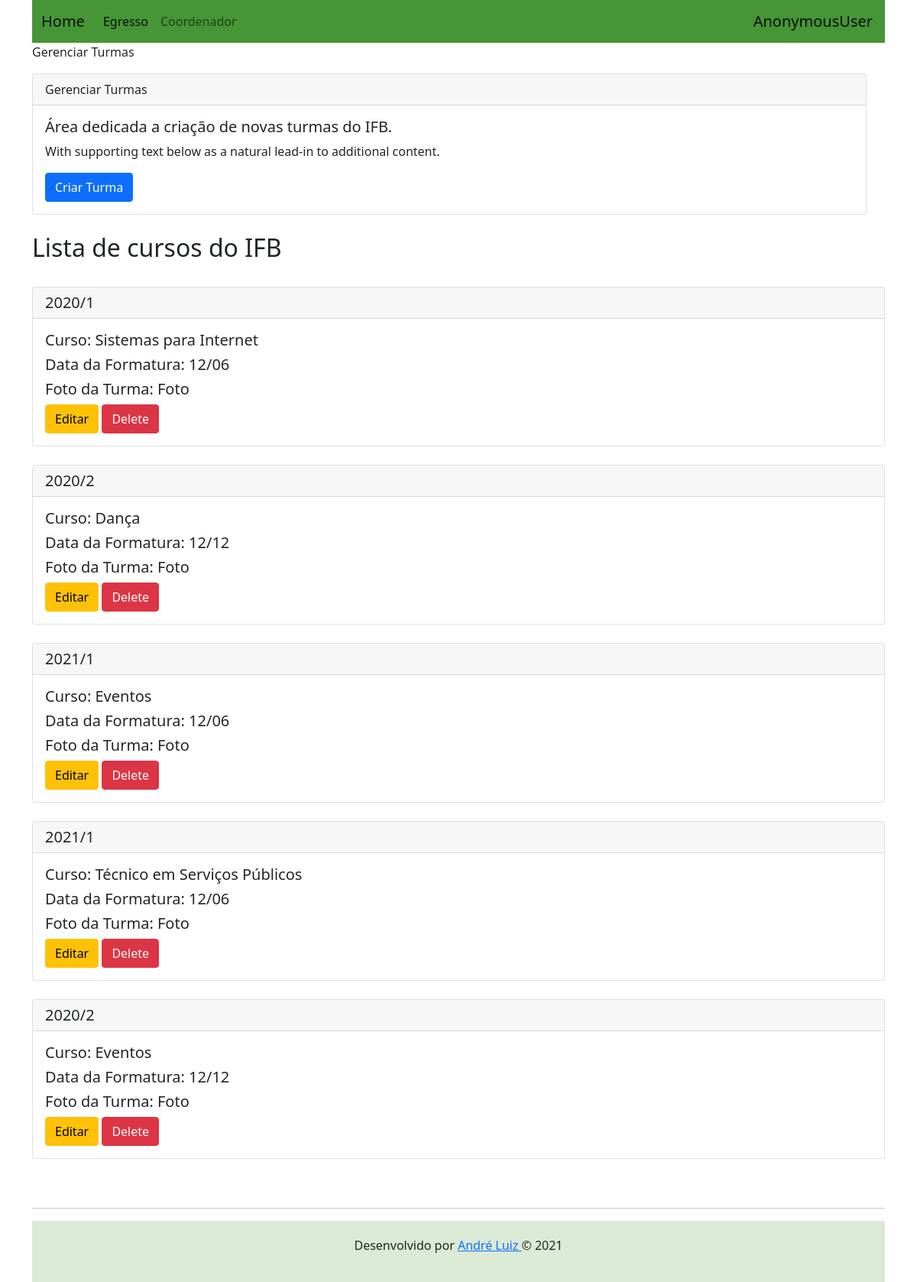
/gerenciarturma/, run on the app's committed database.
### perfis/models.py (models this page shows, shortened)
class Turma(models.Model):
    periodo = models.CharField(max_length=255, null=False)
    data_formatura = models.CharField(max_length=255, null=False)
    foto = models.CharField(max_length=255, null=False)
    curso = models.ForeignKey(Curso, on_delete=models.CASCADE)
    alunos = models.ManyToManyField(Alunos, related_name='turmaa')

class Curso(models.Model):
    NIVEL_CHOICES = (
        ('Superior', 'Superior (Bacharelado / Licenciatura)'),
        ('Superior', 'Superior (Tecnologia)'),
        ('Tecnico', 'Técnico (Integrado)'),
        ('Tecnico', 'Técnico(Subsequente)'),
    )
    nome = models.CharField(max_length=255, null=False)
    nivel = models.CharField(max_length=255, choices=NIVEL_CHOICES, null=False)
    campus = models.CharField(max_length=255, null=False)
    def __str__(self):
        return self.nome

### usuarios/views.py (the view)
# urls.py: path('gerenciarturma/', GerenciarTurmaView.as_view(), name='gerenciarturma'),
class GerenciarTurmaView(ListView):
    models = Turma
    template_name = 'gerenciar_turma.html'
    queryset = Turma.objects.all()
    context_object_name = 'listarturmas'

### usuarios/templates/gerenciar_turma.html
{% extends "base.html" %}
{% block body %}
<p>Gerenciar Turmas</p>
<div class="row">
    <div class="col-lg-12">
        <div class="card">
            <div class="card-header">
                Gerenciar Turmas
            </div>
            <div class="card-body">
              <h5 class="card-title">Área dedicada a criação de novas turmas do IFB.</h5>
              <p class="card-text">With supporting text below as a natural lead-in to additional content.</p>
              <a href="/criarturma" class="btn btn-primary">Criar Turma</a>
            </div>
        </div>
        <br>
    </div>
</div>
<div class="col-lg-12">
    <h2>Lista de cursos do IFB</h2>
    <br>
    {% for listarturma in listarturmas %}
    <div class="card">
        <h5 class="card-header">{{listarturma.periodo}}</h5>
        <div class="card-body">
          <h5 class="card-title">Curso: {{listarturma.curso}}</h5>
          <h5 class="card-title">Data da Formatura: {{listarturma.data_formatura}}</h5>
          <h5 class="card-title">Foto da Turma: {{listarturma.foto}}</h5>
            <a class="btn btn-warning" href="{% url 'upd_turma' listarturma.pk%}">Editar</a>
            <a class="btn btn-danger" href="{% url 'del_turma' listarturma.pk%}">Delete</a>
        </div>
    </div>
    <br>
    {% endfor %}
</div>
{% endblock %}

### data on the page
Turma: periodo "2020/1", curso "Sistemas para Internet", data_formatura "12/06", foto "Foto"
Turma: periodo "2020/2", curso "Dança", data_formatura "12/12", foto "Foto"
Turma: periodo "2021/1", curso "Eventos", data_formatura "12/06", foto "Foto"
Turma: periodo "2021/1", curso "Técnico em Serviços Públicos", data_formatura "12/06", foto "Foto"
Turma: periodo "2020/2", curso "Eventos", data_formatura "12/12", foto "Foto"

### other printed values
{{ request.user }} "AnonymousUser"
